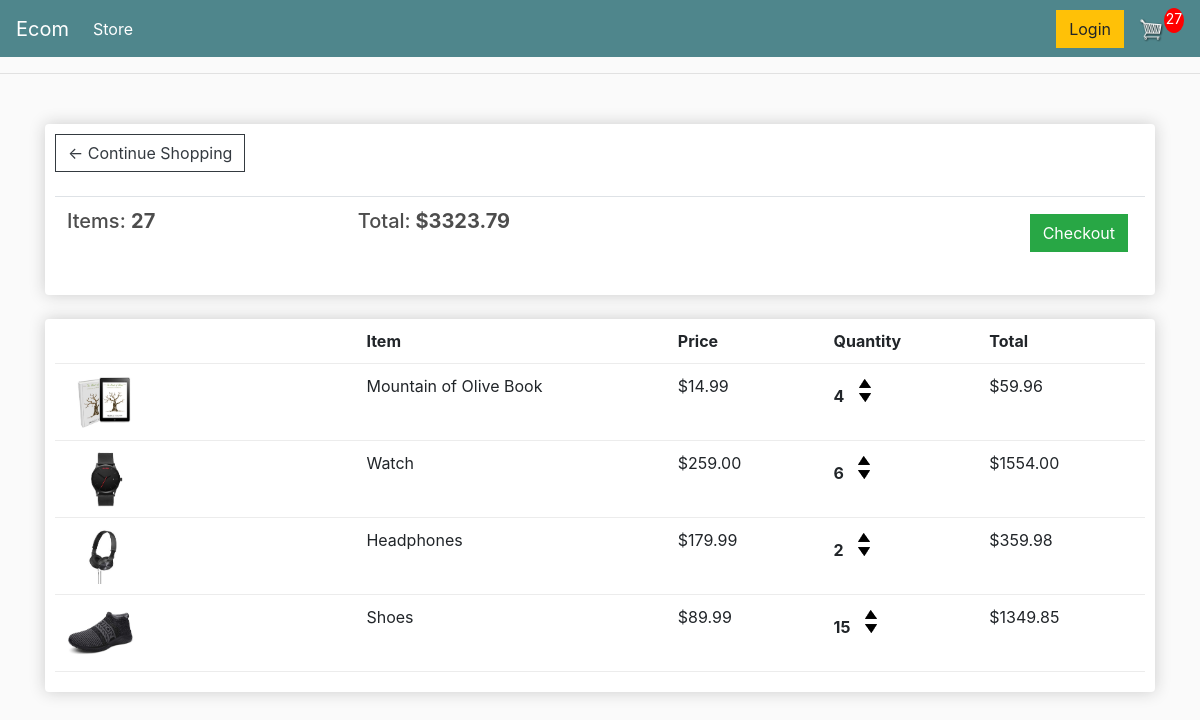
The app's page /cart/ (signed in), older data.
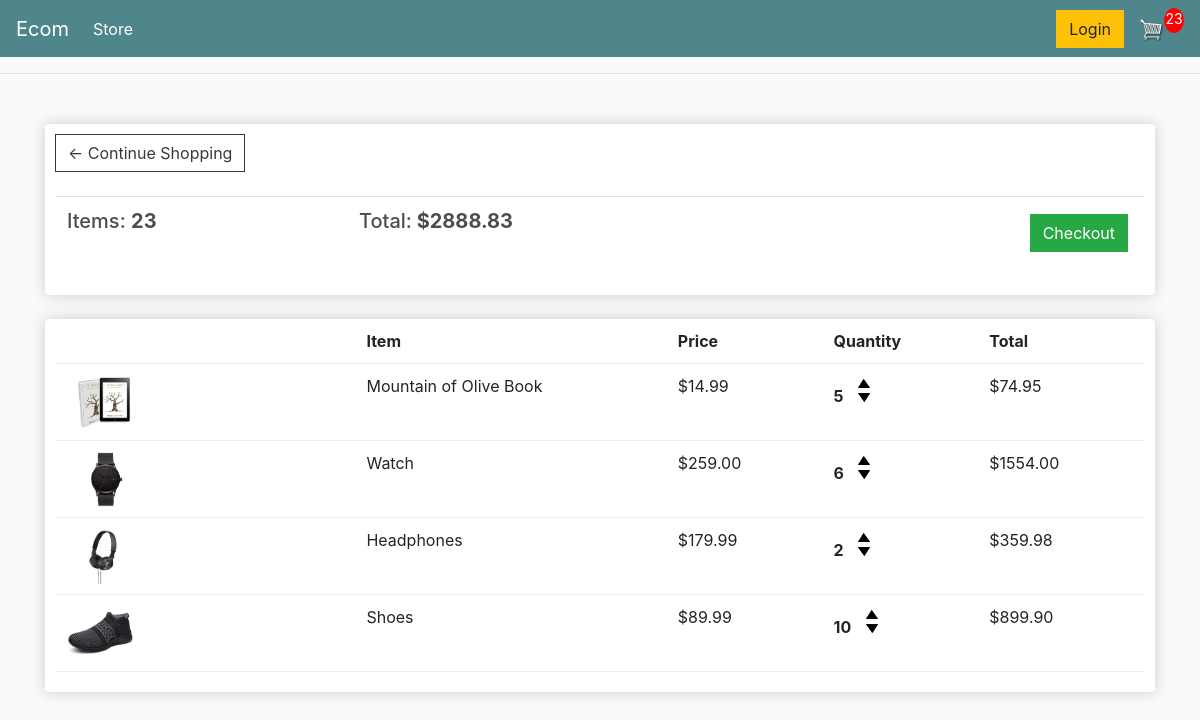
The same page, newer data.
### store/models.py (models this page shows, shortened)
class Order(models.Model):
    customer = models.ForeignKey(Customer,on_delete=models.SET_NULL,blank=True,null=True)
    date_ordered = models.DateTimeField(auto_now_add=True)
    complete = models.BooleanField(default=False,null=True,blank=False)
    transaction_id = models.CharField(max_length=200,null=True)
    @property
    def get_cart_total(self):
        orderitems = self.orderitem_set.all()
        total = sum([item.get_total for item in orderitems])
        return total
    @property
    def get_cart_items(self):
        orderitems = self.orderitem_set.all()
        total = sum([item.quantity for item in orderitems])
        return total

class OrderItem(models.Model):
    product = models.ForeignKey(Product,on_delete=models.SET_NULL,null=True)
    order = models.ForeignKey(Order,on_delete=models.SET_NULL,null=True)
    quantity = models.IntegerField(default=0,null=True,blank=True)
    date_added = models.DateTimeField(auto_now_add=True)
    @property
    def get_total(self):
        total = self.product.price * self.quantity
        return total

class Product(models.Model):
    name = models.CharField(max_length=200,null=True)
    price = models.DecimalField(max_digits=7,decimal_places=2)
    digital = models.BooleanField(default=False,null=True,blank=False)
    image = models.ImageField(null=True)

### store/views.py (the view)
# urls.py: path('cart/', views.cart, name="cart"),
def cart(request):
     if request.user.is_authenticated:
        customer = request.user.customer
        order,created = Order.objects.get_or_create(customer=customer,complete=False)
        items = order.orderitem_set.all()
        cartItems = order.get_cart_items
     else:
          items = []
          order = {'get_cart_total':0,'get_cart_items':0,'shipping':False}
          cartItems = order['get_cart_items']
     context = {'items':items,'order':order,"cartItems":cartItems}
     return render(request, 'store/cart.html', context)

### store/templates/store/cart.html
{% extends 'store/main.html' %}
{% load static %}
{% block content %}
<div class="row">
	<div class="col-lg-12">
        <div class="box-element">
            <a  class="btn btn-outline-dark" href="{% url 'store' %}">&#x2190; Continue Shopping</a>
            <br>
            <br>
            <table class="table">
                <tr>
                    <th><h5>Items: <strong>{{order.get_cart_items}}</strong></h5></th>
                    <th><h5>Total:<strong> ${{order.get_cart_total}}</strong></h5></th>
                    <th>
                        <a  style="float:right; margin:5px;" class="btn btn-success" href="{% url 'checkout' %}">Checkout</a>
                    </th>
                </tr>
            </table>
        </div>
		<br>
        <div class="box-element">
            <div class="cart-row">
                <div style="flex:2"></div>
                <div style="flex:2"><strong>Item</strong></div>
                <div style="flex:1"><strong>Price</strong></div>
                <div style="flex:1"><strong>Quantity</strong></div>
                <div style="flex:1"><strong>Total</strong></div>
            </div>
            {% for item in items %}
            <div class="cart-row">
                <div style="flex:2"><img class="row-image" src="{{item.product.image.url}}"></div>
                <div style="flex:2"><p>{{item.product.name}}</p></div>
                <div style="flex:1"><p>${{item.product.price|floatformat:2}}</p></div>
                <div style="flex:1">
                    <p class="quantity">{{item.quantity}}</p>
                    <div class="quantity">
                        <img data-product="{{item.product.id}}" data-action="add" class="chg-quantity update-cart" src="{% static  'images/arrow-up.png' %}">
                        <img data-product="{{item.product.id}}" data-action="remove" class="chg-quantity update-cart " src="{% static  'images/arrow-down.png' %}">
                    </div>
                </div>
                <div style="flex:1"><p>${{item.get_total}}</p></div>
            </div>
            {% endfor %}
	</div>
</div>
{% endblock content %}

Row changes from the older to the newer data that the page shows:
changed through a linked row, Order: get_cart_items "27" → "23"; get_cart_total "3323.79" → "2888.83"
changed OrderItem "Mountain of Olive Book": quantity "4" → "5"; get_total "59.96" → "74.95"
changed OrderItem "Shoes": quantity "15" → "10"; get_total "1349.85" → "899.90"
Text that changed along with them:
{{ cartItems }}: "27" → "23"
